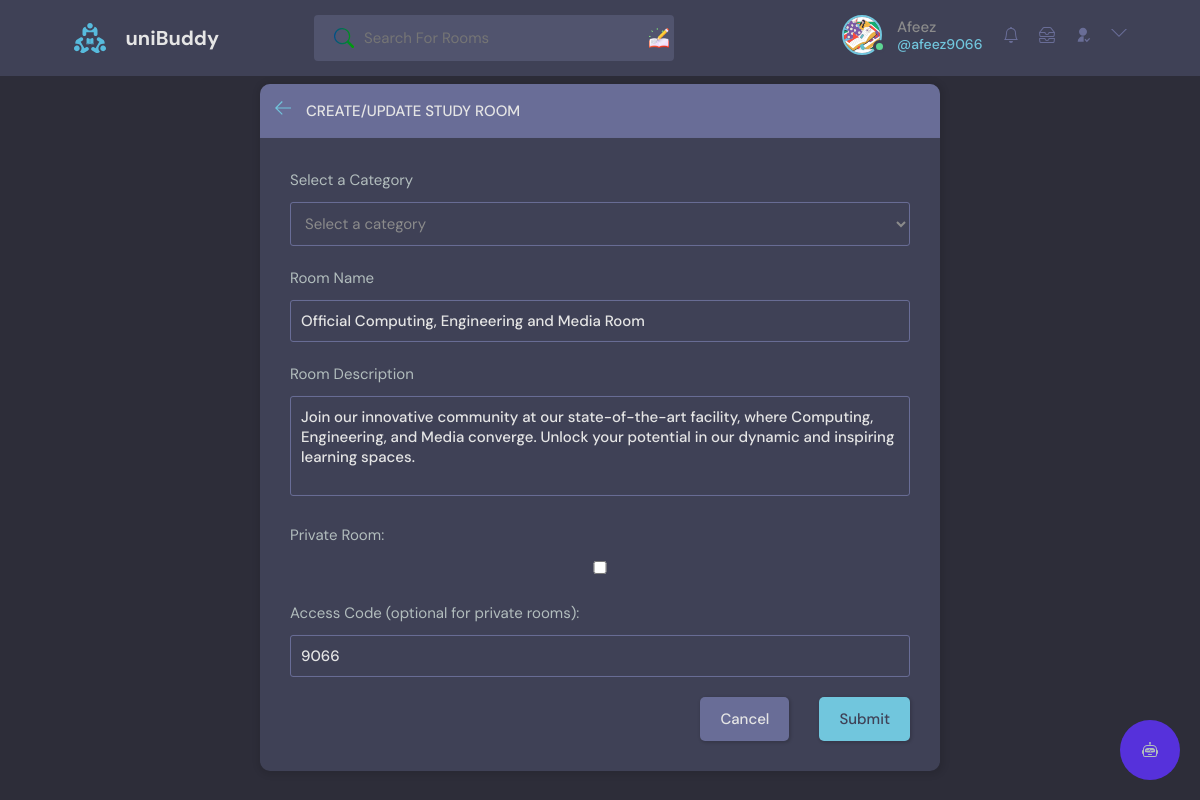
Screenshot of /update-room/11/ (signed in) with the database file from the repository.
### base/models.py (models this page shows, shortened)
class User(AbstractUser):
    name = models.CharField(max_length=200, null=True)
    email = models.EmailField(unique=True, null=True)
    bio = models.TextField(null=True)
    avatar = models.ImageField(null=True, default="avatar.svg")
    followers = models.ManyToManyField('self', related_name='following', blank=True, symmetrical=False)
    follower_count = models.IntegerField(default=0)
    last_checked = models.DateTimeField(auto_now_add=True)
    USERNAME_FIELD = 'email'
    REQUIRED_FIELDS = []

class Room(models.Model):
    host = models.ForeignKey(User, on_delete=models.SET_NULL, null=True)
    topic = models.ForeignKey(Topic, on_delete=models.SET_NULL, null=True)
    name = models.CharField(max_length=200)
    description = models.TextField(null=True, blank=True)
    participants = models.ManyToManyField(
        User, related_name='participants', blank=True)
    updated = models.DateTimeField(auto_now=True)
    created = models.DateTimeField(auto_now_add=True)
    upvotes = models.IntegerField(default=0)
    upvoted_by = models.ManyToManyField(User, related_name='upvoted_rooms')
    is_private = models.BooleanField(default=False)
    access_code = models.CharField(max_length=10, blank=True, null=True)
    admins = models.ManyToManyField(User, related_name="admin_rooms", blank=True)
    class Meta:
        ordering = ['-updated', '-created']

### base/views.py (the view, shortened to what this page needs)
# urls.py: path('update-room/<str:pk>/', views.updateRoom, name="update-room"),
@login_required(login_url='login')
def updateRoom(request, pk):
    room = Room.objects.get(id=pk)
    form = RoomForm(instance=room)
    topics = Topic.objects.all()
    if request.user != room.host:
        return HttpResponse('Your are not allowed here!!')
    context = {'form': form, 'topics': topics, 'room': room}
    return render(request, 'base/room_form.html', context)

### base/forms.py
class RoomForm(ModelForm):
    class Meta:
        model = Room
        fields = '__all__'
        exclude = ['host', 'participants']
    def __init__(self, *args, **kwargs):
        super().__init__(*args, **kwargs)
        self.fields['access_code'].required = False

### base/templatetags/custom_tags.py (called while the page is built)
@register.simple_tag
def unread_messages_count(user):
    return user.messages.filter(is_read=False).count()

### base/templatetags/notification_tags.py (called while the page is built)
@register.simple_tag
def unread_notifications_count(user):
    last_checked = user.last_checked
    return Notification.objects.filter(receiver=user, created_at__gt=last_checked).count()

### base/templates/base/room_form.html (shortened to what this page needs)
{% extends 'main.html' %}
{% block content %}
<main class="create-room layout">
  <div class="container">
    <div class="layout__box">
      <div class="layout__boxHeader">
        <div class="layout__boxTitle">
          <a href="{{request.META.HTTP_REFERER}}">
            <svg version="1.1" xmlns="http://www.w3.org/2000/svg" width="32" height="32" viewBox="0 0 32 32">
              <title>arrow-left</title>
              <path
                d="M13.723 2.286l-13.723 13.714 13.719 13.714 1.616-1.611-10.96-10.96h27.625v-2.286h-27.625l10.965-10.965-1.616-1.607z">
              </path>
            </svg>
          </a>
          <h3>Create/Update Study Room</h3>
        </div>
      </div>
      <div class="layout__body">
        <form class="form" action="" method="POST">
          <div class="form__group">
            <label for="room_topic">Select a Category</label>
            <select required name="topic" id="room_topic">
              <option value="">Select a category</option>
            </select>
          </div>
          <div class="form__group">
            <label for="room_name">Room Name</label>
            {{form.name}}
          </div>
          <div class="form__group">
            <label for="room_description">Room Description</label>
            {{form.description}}
          </div>
          <div class="form__group">
            <label for="{{ form.is_private.id_for_label }}">Private Room:</label>
            {{ form.is_private }}
        </div>
        <div class="form__group">
            <label for="{{ form.access_code.id_for_label }}">Access Code (optional for private rooms):</label>
            {{ form.access_code }}
        </div>
          <div class="form__action">
            <a class="btn btn--dark" href="{{request.META.HTTP_REFERER}}">Cancel</a>
            <button class="btn btn--main" type="submit">Submit</button>
          </div>
        </form>
      </div>
    </div>
  </div>
</main>
{% endblock content %}

### templates/navbar.html (shortened to what this page needs)
{% load static %}
{% load static custom_tags %}
{% load static notification_tags %}
<header class="header header--loggedIn">
    <div class="container">
        <a href="{% url 'home' %}" class="header__logo">
            <img src="{% static 'images/logo.svg' %}" />
            <h1>uniBuddy</h1>
        </a>
        <form class="header__search" method="GET" action="{% url 'home' %}">
            <label>
                <input name="q" placeholder="Search For Rooms" />
                <div class="search-addon"></div>
            </label>
        </form>
        <nav class="header__menu">
            {% if request.user.is_authenticated %}
            <div class="header__user">
                <a href="{% url 'user-profile' request.user.id %}">
                    <div class="avatar avatar--medium active">
                        <img src="{{request.user.avatar.url}}" />
                    </div>
                    <p>{{request.user.name}} <span>@{{request.user.username}}</span></p>
                    <a href="{% url 'get_notifications' %}">
                    </a>
                    <a href="{% url 'inbox' %}">
                    </a>
                </a>
                <a href="{% url 'follower_list' request.user.id %}">
                    <svg xmlns="http://www.w3.org/2000/svg" viewBox="0 0 24 24"> <g> <path fill="none" d="M0 0h24v24H0z"/>
                        <path d="M13 14.062V22H4a8 8 0 0 1 9-7.938zM12 13c-3.315 0-6-2.685-6-6s2.685-6 6-6 6 2.685 6 6-2.685 6-6 6zm5.793 6.914l3.535-3.535 1.415 1.414-4.95 4.95-3.536-3.536 1.415-1.414 2.12 2.121z"/> </g>
                    </svg>
                </a>
                <button class="dropdown-button">
                    <svg version="1.1" xmlns="http://www.w3.org/2000/svg" width="32" height="32" viewBox="0 0 32 32">
                        <title>chevron-down</title>
                        <path d="M16 21l-13-13h-3l16 16 16-16h-3l-13 13z"></path>
                    </svg>
                </button>
            </div>
            {% else %}
            <a href="{% url 'login' %}">
                <img src="{% static 'images/avatar.svg' %}" />
                <p>Login</p>
            </a>
            {% endif %}
        </nav>
    </div>
</header>

### rows the page displays
User: user.avatar (picture), user.name "Afeez", user.username "afeez9066"
Room: name "Official Computing, Engineering and Media Room", description "Join our innovative community at our state-of-the-art facility, where Computing, Engineering, and Media converge. Unlock your potential in our dynamic and inspiring learning spaces.", access_code "9066"
